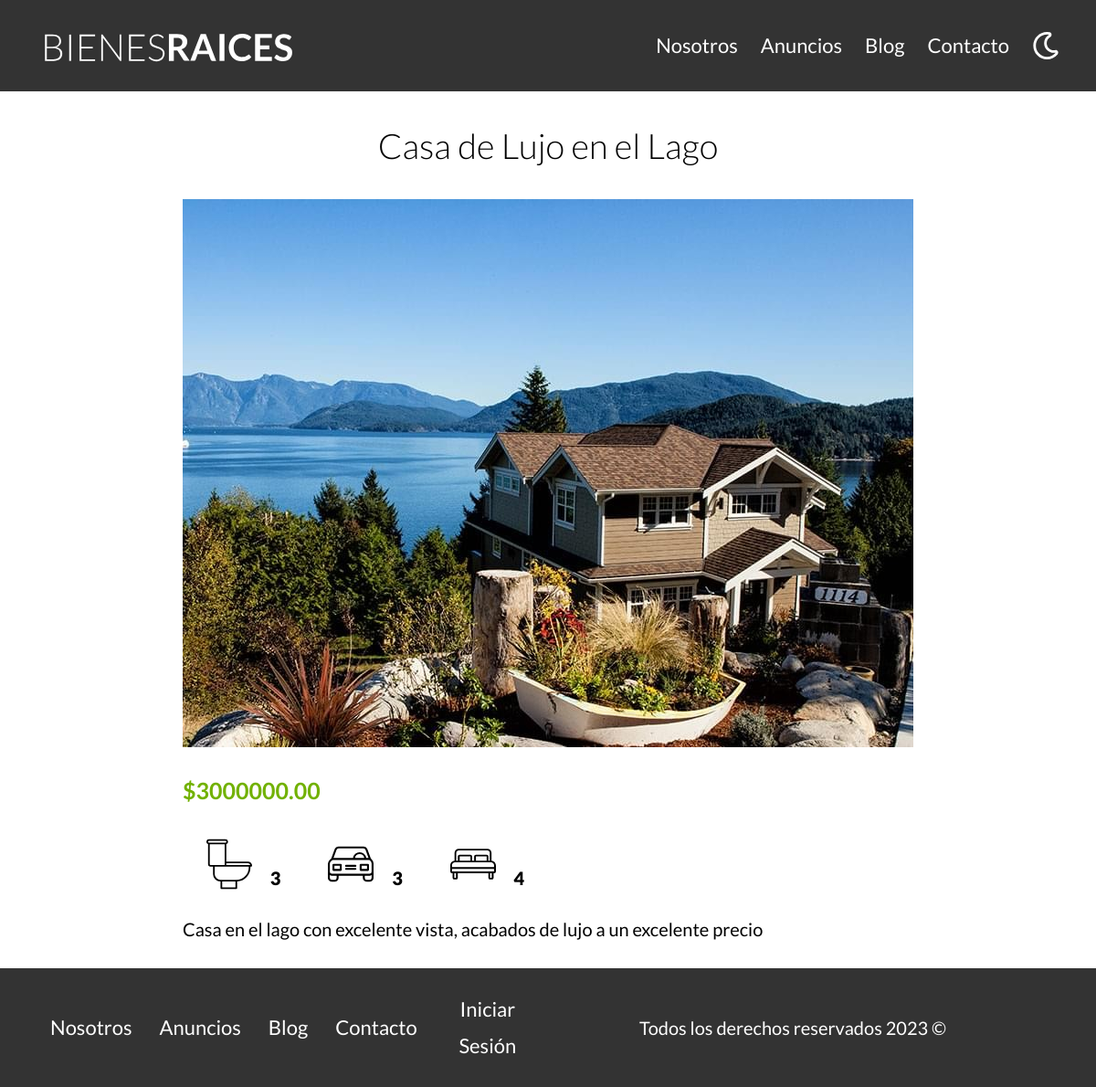
Screenshot of /anuncio?id=17 with the database file from the repository.
### tables this page shows
CREATE TABLE `propiedades` (
  `id` int NOT NULL AUTO_INCREMENT,
  `titulo` varchar(45) DEFAULT NULL,
  `precio` decimal(10,2) DEFAULT NULL,
  `imagen` varchar(200) DEFAULT NULL,
  `descripcion` longtext,
  `habitaciones` int DEFAULT NULL,
  `wc` int DEFAULT NULL,
  `estacionamiento` int DEFAULT NULL,
  `creado` date DEFAULT NULL,
  `vendedores_id` int NOT NULL,
  PRIMARY KEY (`id`),
  KEY `fk_propiedades_vendedores_idx` (`vendedores_id`),
  CONSTRAINT `fk_propiedades_vendedores` FOREIGN KEY (`vendedores_id`) REFERENCES `vendedores` (`id`)
);

### controllers/PaginasController.php (called while the page is built, shortened)
<?php
class PaginasController {
    public static function anuncio(Router $router) {
        $id = validarORedireccionar('/anuncios');
        $propiedad = Propiedad::find($id);
        $router->render('paginas/anuncio', [
            'propiedad' => $propiedad
        ]);
    }
}

### public/index.php (called while the page is built, shortened)
<?php
$router = new Router();
$router->get('/admin',[PropiedadController::class, 'index']);
$router->get('/propiedades/crear',[PropiedadController::class, 'crear']);
$router->post('/propiedades/crear',[PropiedadController::class, 'crear']);
$router->get('/propiedades/actualizar',[PropiedadController::class, 'actualizar']);
$router->post('/propiedades/actualizar',[PropiedadController::class, 'actualizar']);
$router->post('/propiedades/eliminar',[PropiedadController::class, 'eliminar']);
$router->get('/vendedores/crear',[VendedorController::class, 'crear']);
$router->post('/vendedores/crear',[VendedorController::class, 'crear']);
$router->get('/vendedores/actualizar',[VendedorController::class, 'actualizar']);
$router->post('/vendedores/actualizar',[VendedorController::class, 'actualizar']);
$router->post('/vendedores/eliminar',[VendedorController::class, 'eliminar']);
$router->get('/blogs/crear',[BlogController::class, 'crear']);
$router->post('/blogs/crear',[BlogController::class, 'crear']);
$router->get('/blogs/actualizar',[BlogController::class, 'actualizar']);
$router->post('/blogs/actualizar',[BlogController::class, 'actualizar']);
$router->post('/blogs/eliminar',[BlogController::class, 'eliminar']);
$router->get('/',[PaginasController::class,'index']);
$router->get('/nosotros',[PaginasController::class,'nosotros']);
$router->get('/anuncios',[PaginasController::class,'anuncios']);
$router->get('/anuncio',[PaginasController::class,'anuncio']);
$router->get('/blog',[PaginasController::class,'blog']);
$router->get('/entrada',[PaginasController::class,'entrada']);
$router->get('/contacto',[PaginasController::class,'contacto']);
$router->post('/contacto',[PaginasController::class,'contacto']);
$router->get('/login',[LoginController::class, 'login']);
$router->post('/login',[LoginController::class, 'login']);
$router->get('/logout',[LoginController::class, 'logout']);
$router->comprobarRutas();

### includes/funciones.php (called while the page is built, shortened)
<?php
function validarORedireccionar(string $url) {
    $id = $_GET['id'];
    $id = filter_var($id, FILTER_VALIDATE_INT);
    return $id;
}

### models/ActiveRecord.php (called while the page is built, shortened)
<?php
class ActiveRecord {
    protected static $db;
    protected static $tabla = '';
    public static function setDB($database) {
        self::$db = $database;
    }
    public static function find($id) {
        $query = "SELECT * FROM " . static::$tabla . " WHERE id = $id";
        $resultado = self::consultarSQL($query);
        return array_shift($resultado);
    }
    public static function consultarSQL($query) {
        $resultado = self::$db->query($query);
        $array = [];
        while ($registro = $resultado->fetch_assoc()) {
            $array[] = static::crearObjeto($registro);
        }
        return $array;
    }
    protected static function crearObjeto($registro) {
        $objeto = new static;
        foreach ($registro as $key => $value) {
            if (property_exists($objeto,$key)) {
                $objeto->$key = $value;
            }
        }
        return $objeto;
    }
}

### views/paginas/anuncio.php (the view)
<main class="contenedor seccion contenido-centrado">
    <h1><?php echo $propiedad->titulo; ?></h1>
    <img loading="lazy" src="/imagenes/<?php echo $propiedad->imagen; ?>" alt="imagen de la propiedad">
    <div class="resumen-propiedad">
        <p class="precio">$<?php echo $propiedad->precio; ?></p>
        <ul class="iconos-caracteristicas">
            <li>
                <img loading="lazy" src="build/img/icono_wc.svg" alt="icono wc">
                <p><?php echo $propiedad->wc; ?></p>
            </li>
            <li>
                <img loading="lazy" src="build/img/icono_estacionamiento.svg" alt="icono estacionamiento">
                <p><?php echo $propiedad->estacionamiento; ?></p>
            </li>
            <li>
                <img loading="lazy" src="build/img/icono_dormitorio.svg" alt="icono dormitorio">
                <p><?php echo $propiedad->habitaciones; ?></p>
            </li>
        </ul>
        <p><?php echo $propiedad->descripcion; ?></p>
    </div>
</main>

### public/build/css/app.css (style rules this page uses)
html { -webkit-text-size-adjust:100%;line-height:1.15 }
body { margin:0 }
main { display:block }
h1 { font-size:2em;margin:.67em 0 }
img { border-style:none }
html { box-sizing:border-box;font-size:62.5% }
*,:after,:before { box-sizing:inherit }
body { font-family:Lato,sans-serif;font-size:1.6rem;line-height:1.8 }
p { color:#000;font-size:2rem }
.contenedor { margin:0 auto;max-width:120rem;width:95% }
img,picture { display:block;width:100% }
h1,h2,h3 { font-family:Lato,sans-serif;font-weight:300;margin:2.5rem 0;text-align:center }
h1 { color:var(--blacno);font-size:3.8rem }
.seccion { margin-bottom:2.5rem;margin-top:2.5rem }
.contenido-centrado { max-width:80rem }
.precio { color:#71b100;font-size:2.5rem;font-weight:700;min-height:auto }
.iconos-caracteristicas { display:flex;list-style:none;max-width:40rem;padding:0 }
.iconos-caracteristicas li { display:flex;flex:1;justify-content:center }
.iconos-caracteristicas li img { flex:0 0 5rem;margin:0 1rem }
.iconos-caracteristicas li p { font-weight:900;margin:0 1rem;padding-top:3rem }

### rows the page displays
propiedades: titulo "Casa de Lujo en el Lago", imagen (picture), precio "3000000.00", wc "3", estacionamiento "3", habitaciones "4", descripcion "Casa en el lago con excelente vista, acabados de lujo a un excelente precio"
